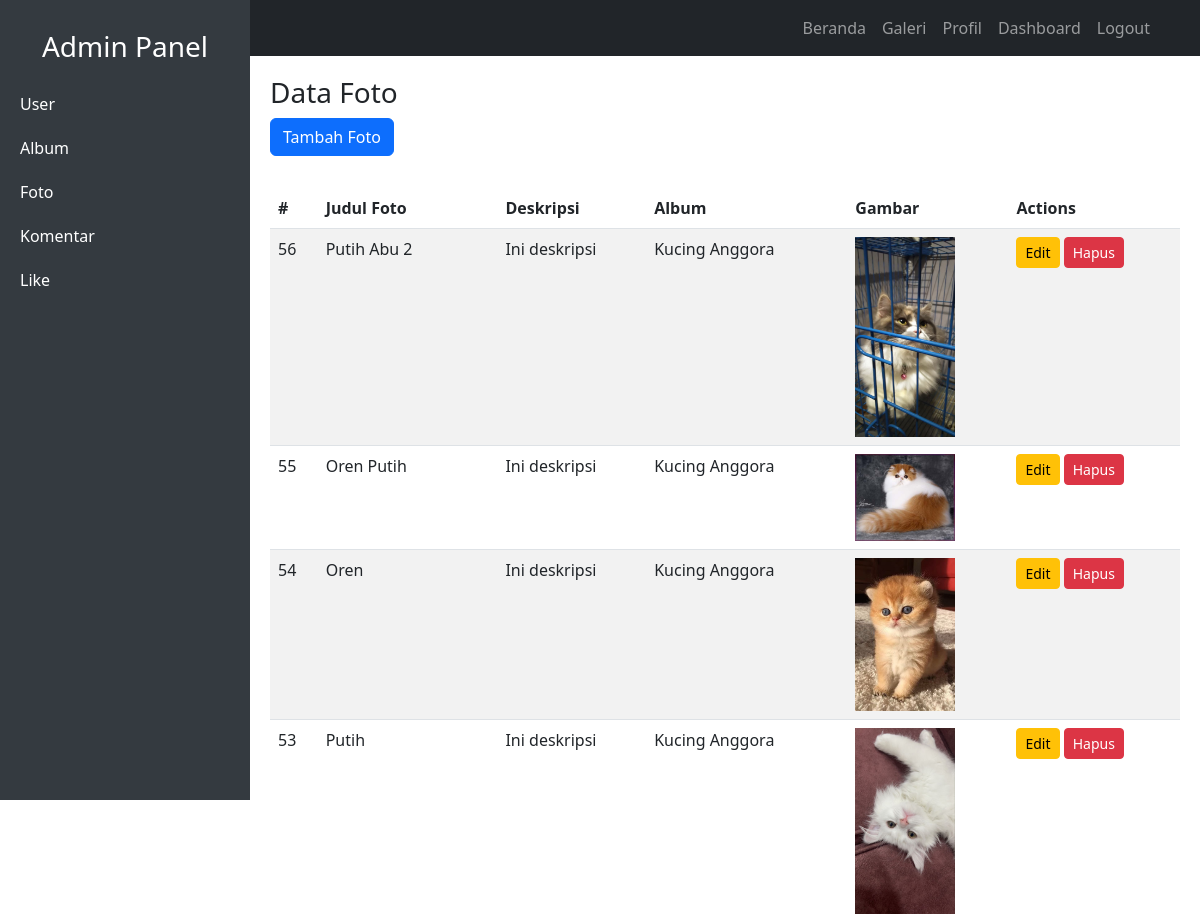
Page /dashboard.php?tab=foto (signed in, upper part) on the earlier database version.
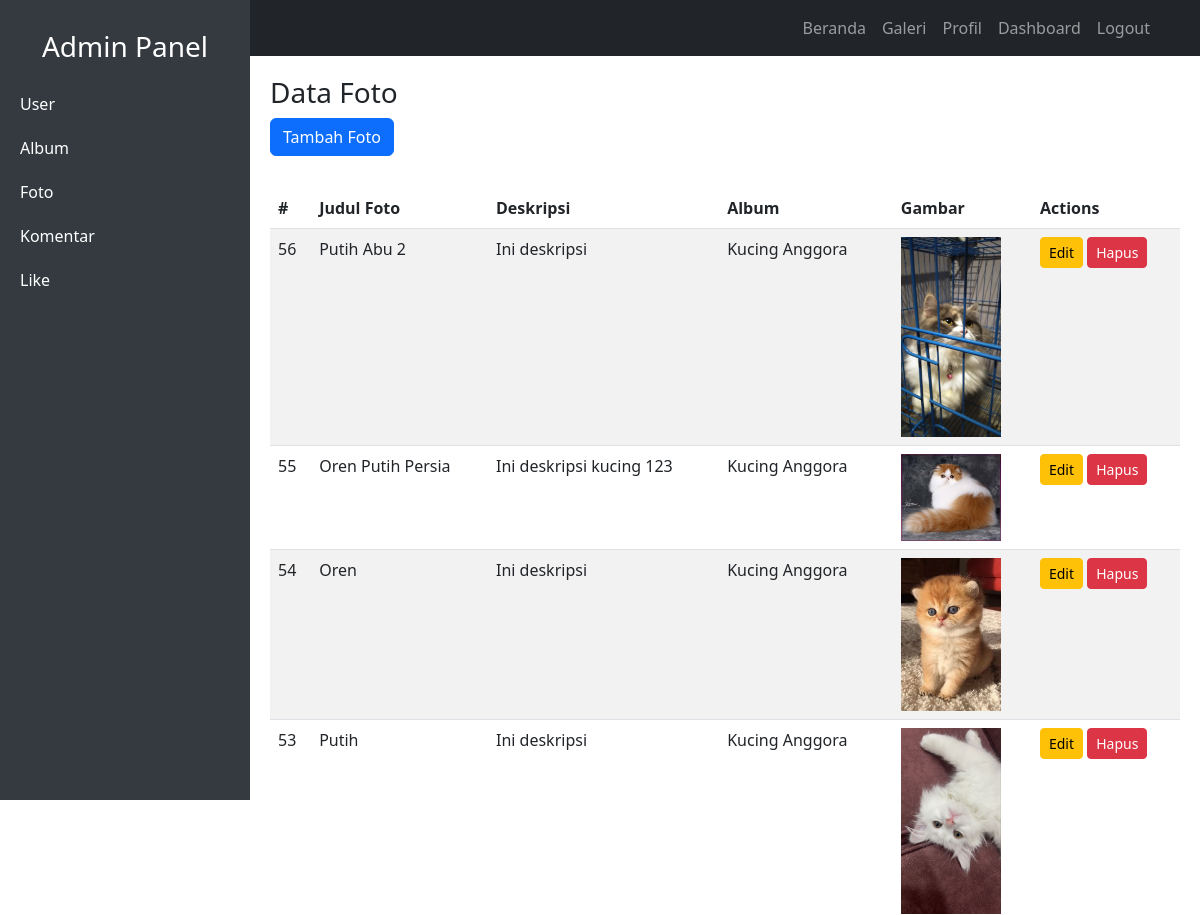
Same page on the later database version.
### tables this page shows
CREATE TABLE `foto` (
  `FotoID` int(11) NOT NULL,
  `JudulFoto` varchar(255) NOT NULL,
  `Deskripsi` text NOT NULL,
  `TanggalUnggah` date NOT NULL,
  `Gambar` varchar(255) NOT NULL,
  `Album_ID` int(11) NOT NULL,
  `UserID` int(11) NOT NULL
);

CREATE TABLE `album` (
  `AlbumID` int(11) NOT NULL,
  `NamaAlbum` varchar(255) NOT NULL,
  `Deskripsi` text NOT NULL,
  `TanggalDibuat` date NOT NULL,
  `UserID` int(11) NOT NULL
);

### tabel/tabel-foto.php (the view, shortened to what this page needs)
<?php
include 'db.php';
?>
<h3>Data Foto</h3>
<button class="btn btn-primary mb-3" data-bs-toggle="modal" data-bs-target="#addFotoModal">Tambah Foto</button>
<table class="table table-striped mt-3">
    <thead>
        <tr>
            <th>#</th>
            <th>Judul Foto</th>
            <th>Deskripsi</th>
            <th>Album</th>
            <th>Gambar</th>
            <th>Actions</th>
        </tr>
    </thead>
    <tbody>
        <?php
        $query = mysqli_query($conn, "SELECT Foto.*, Album.NamaAlbum FROM Foto JOIN Album ON Foto.Album_ID = Album.AlbumID ORDER BY FotoID DESC");
        while ($row = mysqli_fetch_assoc($query)) {
            ?>
            <tr>
                <td><?= $row['FotoID'] ?></td>
                <td><?= $row['JudulFoto'] ?></td>
                <td><?= $row['Deskripsi'] ?></td>
                <td><?= $row['NamaAlbum'] ?></td>
                <td><img src="foto/<?= $row['Gambar'] ?>" width="100"></td>
                <td>
                    <a href="foto.php?action=edit&id=<?= $row['FotoID'] ?>" class="btn btn-warning btn-sm" data-bs-toggle="modal" data-bs-target="#editFotoModal-<?= $row['FotoID'] ?>">Edit</a>
                    <a href="foto.php?action=hapus&id=<?= $row['FotoID'] ?>" class="btn btn-danger btn-sm" onclick="return confirm('Yakin ingin menghapus?')">Hapus</a>
                </td>
            </tr>
        <?php } ?>
    </tbody>
</table>

Differences in the rows shown:
changed foto id 55: JudulFoto "Oren Putih" → "Oren Putih Persia"; Deskripsi "Ini deskripsi" → "Ini deskripsi kucing 123"
